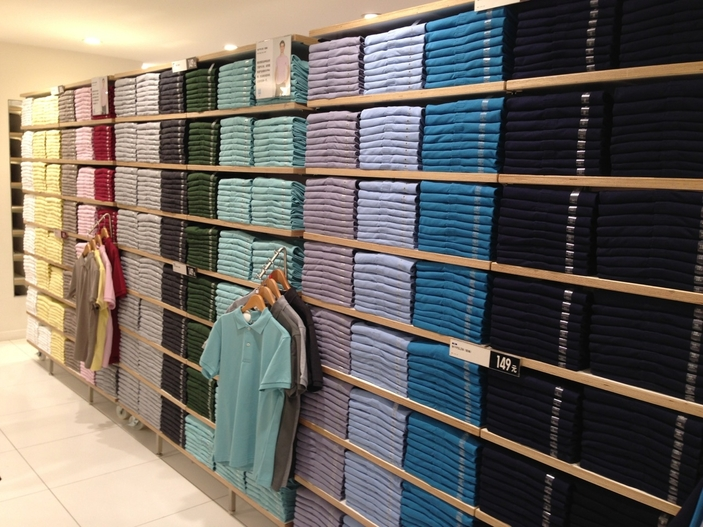
#> input picture Code/Merging/10.jpg, 703 x 527 px
$ python img.py
#> lines starting #> are read from the running program, lines starting #| are printed output that depends on the picture
import cv2
import numpy as np
from matplotlib import pyplot as plt
from matplotlib import pylab

img1 = cv2.imread('10.jpg')
#> img1 is the input picture: shape (527, 703, 3); mean B, G, R 99.2, 106.1, 111.8
img2 = cv2.imread('output_10.jpg')
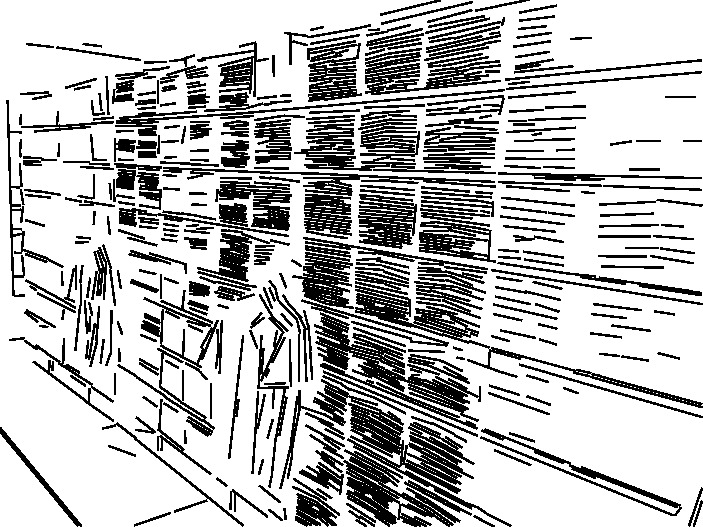
#> input picture Code/Merging/output_10.jpg, 703 x 527 px
#> img2 is the input picture: shape (527, 703, 3); min 0, max 255, mean 186.5
img3 = cv2.imread('10_before.jpg')
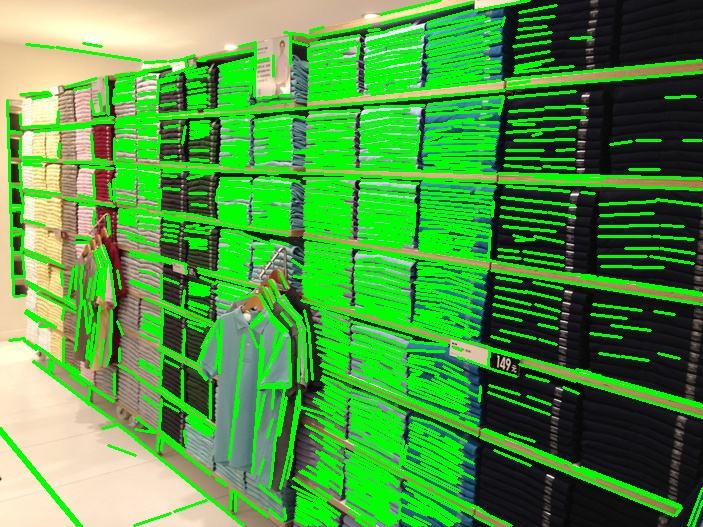
#> input picture Code/Merging/10_before.jpg, 703 x 527 px
#> img3 is the input picture: shape (527, 703, 3); mean B, G, R 66.7, 149.9, 78.9
img4 = cv2.imread('10_after.jpg')
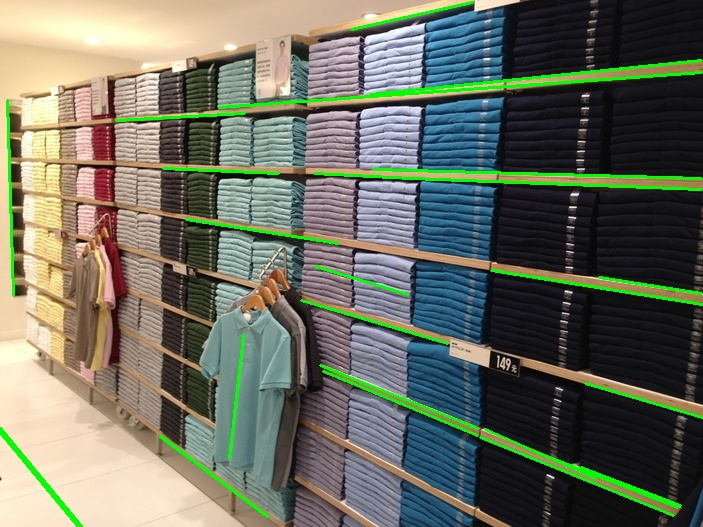
#> input picture Code/Merging/10_after.jpg, 703 x 527 px
#> img4 is the input picture: shape (527, 703, 3); mean B, G, R 96, 110.6, 107

img1 = cv2.cvtColor(img1, cv2.COLOR_BGR2RGB)
img2 = cv2.cvtColor(img2, cv2.COLOR_BGR2RGB)
img3 = cv2.cvtColor(img3, cv2.COLOR_BGR2RGB)
img4 = cv2.cvtColor(img4, cv2.COLOR_BGR2RGB)


plt.subplot(221), plt.imshow(img1),plt.title("Original Image")
plt.subplot(222), plt.imshow(img2),plt.title("Detecting Line Segments")
plt.subplot(223), plt.imshow(img3),plt.title("Image with Line Segments")
plt.subplot(224), plt.imshow(img4),plt.title("After Merging and Filtering")

plt.tight_layout()
pylab.savefig('merge.eps', format='eps', dpi=150, bbox_inches='tight')
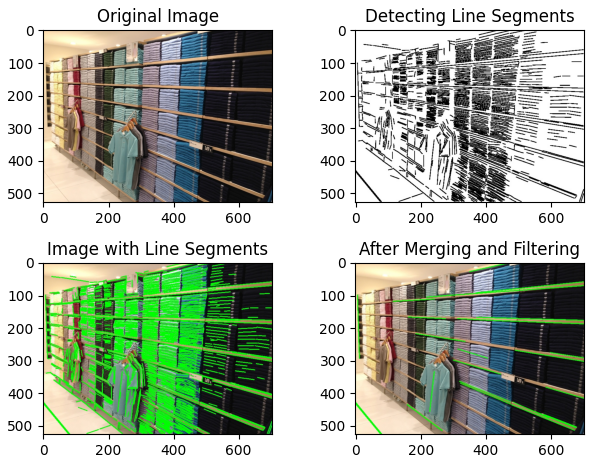
#> figure drawn by matplotlib, 4 panels
